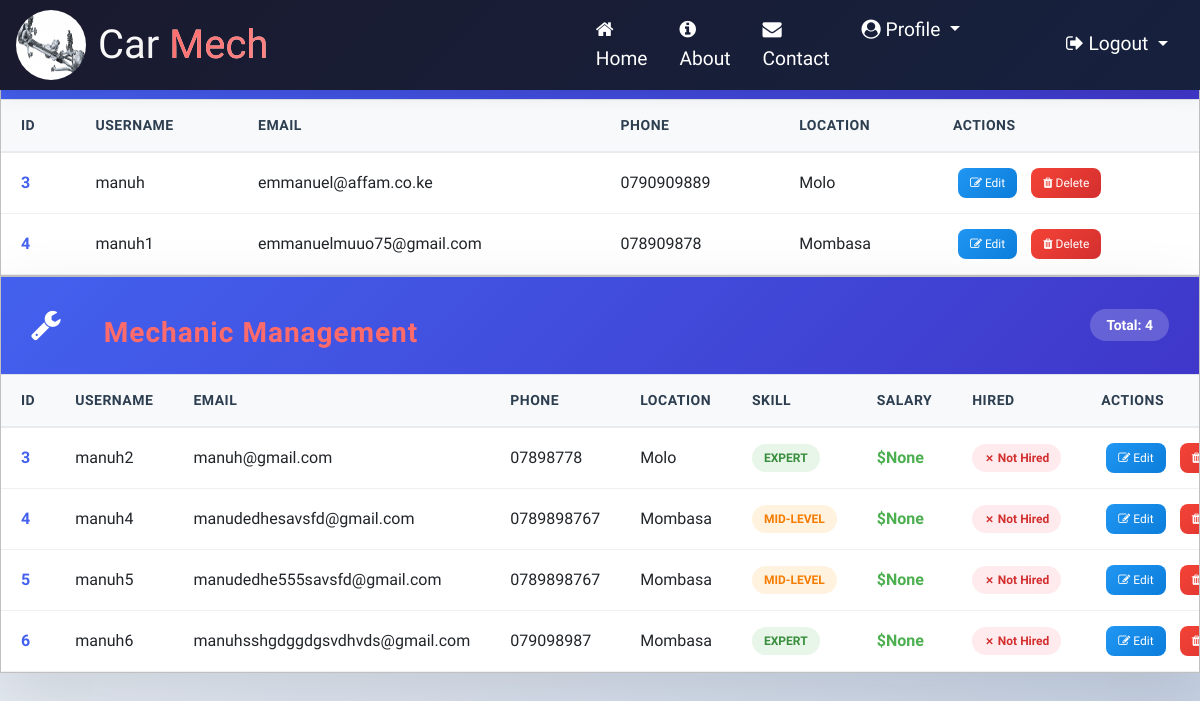
Page /view_personnel/ (signed in) on the earlier database version.
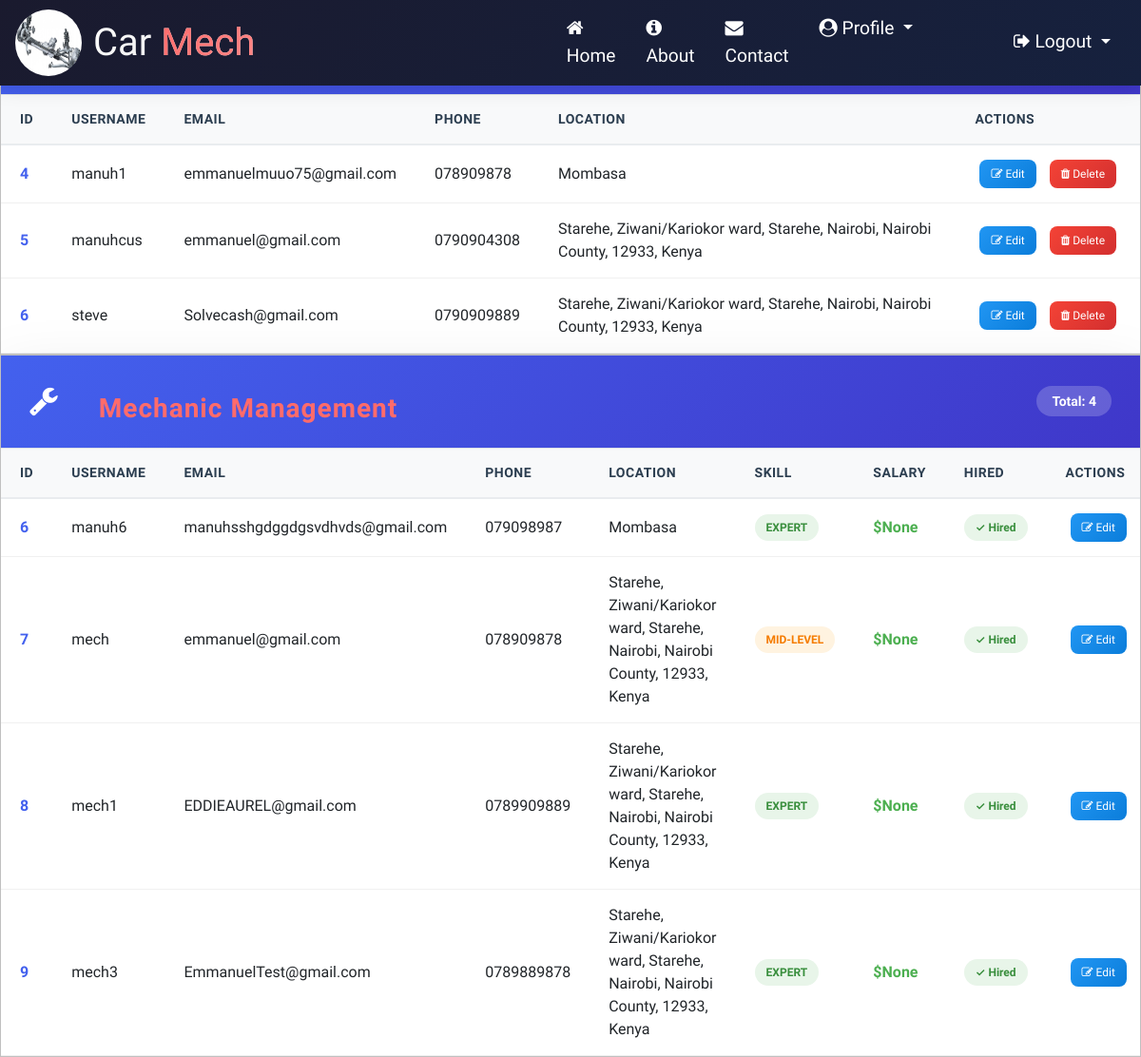
Same page on the later database version.
### vehicle/models.py (models this page shows, shortened)
class Customer(models.Model):
    username = models.CharField(max_length=100)
    password = models.CharField(max_length=100)
    email = models.CharField(max_length=200)
    image = models.ImageField(upload_to="images/", blank=True, null=True)
    location = models.CharField(max_length=255)
    phone = models.CharField(max_length=100, null=False)
    latitude = models.DecimalField(max_digits=9, decimal_places=6, null=True, blank=True)
    longitude = models.DecimalField(max_digits=9, decimal_places=6, null=True, blank=True)
    class Meta:
        verbose_name_plural = "Customer"
    def get_absolute_url(self):
        return reverse('single_customer', kwargs={"id": self.id})
    @property
    def get_person(self):
        return reverse('delete_customer', kwargs={"id": self.id})

class Mechanic(models.Model):
    username = models.CharField(max_length=100)
    password = models.CharField(max_length=100)
    email = models.EmailField(max_length=200, unique=True)
    image = models.ImageField(upload_to="images/", blank=True, null=True)
    location = models.CharField(max_length=255)
    phone = models.CharField(max_length=100, null=False)
    latitude = models.DecimalField(max_digits=9, decimal_places=6, null=True, blank=True)
    longitude = models.DecimalField(max_digits=9, decimal_places=6, null=True, blank=True)
    level = [
        ('Junior', 'Junior'),
        ('Mid-Level', 'Mid-Level'),
        ('Expert', 'Expert')
    ]
    skill = models.CharField(max_length=100, choices=level, null=False)
    salary = models.PositiveIntegerField(null=True)
    hired = models.BooleanField(default=True)
    @property
    def get_person(self):
        return reverse('delete_mechanic', kwargs={"id": self.id})
    def get_absolute_url(self):
        return reverse('single_mechanic', kwargs={"id": self.id})
    class Meta:
        verbose_name_plural = "Mechanic"

### vehicle/views.py (the view)
# urls.py: path("view_personnel/", views.admin_view_all_personnel, name='view_personnel'),
def admin_view_all_personnel(request):
    if request.session.get('username', None) and request.session.get('type', None) == 'mechanic':
        return redirect('user_dashboard')
    if request.session.get('username', None) and request.session.get('type', None) == 'customer':
        return redirect('mechanic_dashboard')
    if request.session.get('username', None) and request.session.get('type', None) == 'admin':
        customer = Customer.objects.all()
        mechanic = Mechanic.objects.all()
        context = {
            "customer": customer,
            "mechanic": mechanic,
        }
        return render(request, "admin/view_personnel.html", context)
    else:
        return redirect('admin_login')

### templates/admin/view_personnel.html (shortened to what this page needs)
{% extends "others/base1.html" %}
{% load static %}
{% block name %}
<div class="person-fullwidth">
    <div class="person-body customer-section">
        <div class="section-header">
            <div class="section-title">
                <h1>Customer Management</h1>
            </div>
            <div class="section-stats">
                <span class="stat-badge">Total: {{ customer|length }}</span>
            </div>
        </div>
        <div class="table-responsive">
            <table class="table table-hover">
                <thead>
                    <tr>
                        <th>ID</th>
                        <th>Username</th>
                        <th>Email</th>
                        <th>Phone</th>
                        <th>Location</th>
                        <th>Actions</th>
                    </thead>
                <tbody>
                    {% for instance in customer %}
                    <tr id="customer-row-{{ instance.id }}">
                        <td class="id-cell">{{ instance.id }}</td>
                        <td>{{ instance.username }}</td>
                        <td>{{ instance.email }}</td>
                        <td>{{ instance.phone }}</td>
                        <td>{{ instance.location }}</td>
                        <td class="action-buttons">
                            <a class="btn-edit" href="{{ instance.get_absolute_url }}">
                                <i class="fa fa-edit"></i> Edit
                            </a>
                            <a class="btn-delete" href="{{ instance.get_person }}" data-name="{{ instance.username }}" data-type="customer" data-id="{{ instance.id }}">
                                <i class="fa fa-trash"></i> Delete
                            </a>
                        </td>
                    </tr>
                    {% endfor %}
                </tbody>
            </table>
        </div>
    </div>
    <div class="person-body mechanic-section">
        <div class="section-header">
            <div class="section-title">
                <i class="fa fa-wrench"></i>
                <h1>Mechanic Management</h1>
            </div>
            <div class="section-stats">
                <span class="stat-badge">Total: {{ mechanic|length }}</span>
            </div>
        </div>
        <div class="table-responsive">
            <table class="table table-hover">
                <thead>
                    <tr>
                        <th>ID</th>
                        <th>Username</th>
                        <th>Email</th>
                        <th>Phone</th>
                        <th>Location</th>
                        <th>Skill</th>
                        <th>Salary</th>
                        <th>Hired</th>
                        <th>Actions</th>
                    </thead>
                <tbody>
                    {% for instance in mechanic %}
                    <tr id="mechanic-row-{{ instance.id }}">
                        <td class="id-cell">{{ instance.id }}</td>
                        <td>{{ instance.username }}</td>
                        <td>{{ instance.email }}</td>
                        <td>{{ instance.phone }}</td>
                        <td>{{ instance.location }}</td>
                        <td>
                            <span class="skill-badge {{ instance.skill|lower }}">
                                {{ instance.skill }}
                            </span>
                        </td>
                        <td class="salary-cell">${{ instance.salary }}</td>
                        <td>
                            {% if instance.hired %}
                                <span class="status-badge hired">✓ Hired</span>
                            {% else %}
                                <span class="status-badge not-hired">✗ Not Hired</span>
                            {% endif %}
                        </td>
                        <td class="action-buttons">
                            <a class="btn-edit" href="{{ instance.get_absolute_url }}">
                                <i class="fa fa-edit"></i> Edit
                            </a>
                            <a class="btn-delete" href="{{ instance.get_person }}" data-name="{{ instance.username }}" data-type="mechanic" data-id="{{ instance.id }}">
                                <i class="fa fa-trash"></i> Delete
                            </a>
                        </td>
                    </tr>
                    {% endfor %}
                </tbody>
            </table>
        </div>
    </div>
</div>
{% endblock %}

### templates/others/base1.html (shortened to what this page needs)
{% load static %}
<!DOCTYPE html>
<html lang="en">
<head>
      <link rel="stylesheet" type="text/css" href="{% static 'fonts/icomoon/style.css' %}">
        <link href="https://stackpath.bootstrapcdn.com/font-awesome/4.7.0/css/font-awesome.min.css"  rel="stylesheet">
      <link rel="stylesheet" type="text/css" href="{% static 'css/owl.carousel.min.css' %}">
      <link rel="stylesheet" type="text/css" href="{% static 'css/bootstrap.min.css' %}">
      <link rel="stylesheet" type="text/css" href="{% static 'css/style.css' %}">
      <link rel="stylesheet" type="text/css" href="{% static 'css/aos.css' %}">
      <link rel="stylesheet" type="text/css" href="{% static 'main.css' %}">
      <link rel="stylesheet" type="text/css" href="{% static 'style.css' %}">
</head>
<body>
     {% include 'others/navbar.html' %}
     {% block name %}
     {% endblock %}
</body>
</html>

### templates/others/navbar.html (shortened to what this page needs)
{% load static %}
<body>
<header role="banner" id="nav">
    <nav class="navbar navbar-expand-md navbar-grey bg-dark">
        <div class="container">
            <div class="logo-container">
                <div class="logo-wrapper">
                    <img width="70px" height="70px" style="border-radius: 60%;" src="{% static 'images/sus.jpg' %}" alt="Stevoh Logo">
                </div>
                <span class="brand-text">
                    Car <span>Mech</span>
                </span>
            </div>
            <div class="collapse navbar-collapse" id="navbarsExample05">
                <ul class="navbar-nav ml-auto pl-lg-5 pl-0">
                    <li class="nav-item">
                        <a class="nav-link" href="{% url 'home' %}"
                           style="font-family: 'Rajdhani', sans-serif; font-size: 1.2rem; font-weight: 400;">
                            <i class="fa fa-home"></i> Home
                        </a>
                    </li>
                    <li class="nav-item">
                        <a class="nav-link" href="{% url 'about' %}"
                           style="font-family: 'Rajdhani', sans-serif; font-size: 1.2rem; font-weight: 400;">
                            <i class="fa fa-info-circle"></i> About
                        </a>
                    </li>
                    <li class="nav-item">
                        <a class="nav-link" href="{% url 'contact' %}"
                           style="font-family: 'Rajdhani', sans-serif; font-size: 1.2rem; font-weight: 400;">
                            <i class="fa fa-envelope"></i> Contact
                        </a>
                    </li>
                    <li class="nav-item dropdown">
                        <a class="nav-link dropdown-toggle" href="#"
                           data-toggle="dropdown" aria-haspopup="true" aria-expanded="false"
                           style="font-family: 'Rajdhani', sans-serif;
                           font-size: 1.2rem; font-weight: 400;">
                            <i class="fa fa-user-circle"></i> Profile
                        </a>
                    </li>
                </ul>
                <ul class="navbar-nav ml-auto pl-lg-5 pl-0">
                    <li class="nav-item dropdown">
                        <a class="nav-link dropdown-toggle" href="#" data-toggle="dropdown"
                           aria-haspopup="true" aria-expanded="false"
                           style="font-family: 'Rajdhani',
                           sans-serif; font-size: 1.2rem; font-weight: 400;">
                            <i class="fa fa-sign-out"></i> Logout
                        </a>
                    </li>
                </ul>
            </div>
        </div>
    </nav>
</header>
</body>

### static/css/style.css (style rules this page uses)
body { font-family: "Quicksand", -apple-system, BlinkMacSystemFont, "Segoe UI", Roboto, "Helvetica Neue", Arial, "Noto Sans", sans-serif, "Apple Color Emoji", "Segoe UI Emoji", "Segoe UI Symbol", "Noto Color Emoji"; background-color: #fff; position: relative; }
body:before { content: ""; position: absolute; top: 0; left: 0; right: 0; bottom: 0; background: rgba(0, 0, 0, 0.5); -webkit-transition: .3s all ease; -o-transition: .3s all ease; transition: .3s all ease; opacity: 0; visibility: hidden; z-index: 1; }
h1, h2, h3, h4, h5, h6, .h1, .h2, .h3, .h4, .h5, .h6 { font-family: "Quicksand", -apple-system, BlinkMacSystemFont, "Segoe UI", Roboto, "Helvetica Neue", Arial, "Noto Sans", sans-serif, "Apple Color Emoji", "Segoe UI Emoji", "Segoe UI Symbol", "Noto Color Emoji"; }
a { -webkit-transition: .3s all ease; -o-transition: .3s all ease; transition: .3s all ease; }
a, a:hover { text-decoration: none !important; }

### static/main.css (style rules this page uses)
html, body { overflow-x: hidden; }
.navbar-nav .nav-item a { font-family: 'Rajdhani', sans-serif; font-weight: 400; color: white; font-size: 1.2rem; }

### static/style.css (style rules this page uses)
.status-body h1, .person-body h1 { text-align: left; font-size: 1.2rem; padding: 0.5em 1em 0 1em; font-family: 'Rajdhani', sans-serif; color: #222; font-weight: 900; letter-spacing: 0.125rem; margin-bottom: 0; }
.person-body h1 { margin-bottom: 4%; font-size: 1.7rem; text-align: center; color: rgb(255, 107, 107); }
.person-body { margin-top: 10%; border: 1px solid silver; box-shadow: rgba(0, 0, 0, 0.24) 0px 3px 8px; margin-right: 10px; margin-left: 10px; margin-bottom: 10px; }

### templates/others/navbar.html (style rules this page uses)
.navbar { position: fixed; top: 0; left: 0; right: 0; z-index: 1000; transition: all 0.3s ease; }
body { padding-top: 80px; }
.navbar-grey.bg-dark { background: linear-gradient(135deg, #1a1a2e 0%, #16213e 100%) !important; box-shadow: 0 4px 20px rgba(0, 0, 0, 0.1); }
.logo-container { display: flex; align-items: center; gap: 12px; position: relative; }
.logo-wrapper { position: relative; display: inline-block; width: auto; height: auto; cursor: pointer; }
.logo-wrapper img { transition: all 0.3s ease; border-radius: 60%; }
.brand-text { font-family: 'Great Vibes', cursive; font-size: 2.5rem; background: linear-gradient(135deg, #ffffff, #e0e0e0); -webkit-background-clip: text; background-clip: text; color: transparent; transition: all 0.3s ease; }
.brand-text span { background: linear-gradient(135deg, #ff6b6b, #ff8787); -webkit-background-clip: text; background-clip: text; color: transparent; }
.nav-link { position: relative; transition: all 0.3s ease; padding: 0.5rem 1rem !important; color: white !important; }
.nav-link::before { content: ''; position: absolute; bottom: 0; left: 50%; transform: translateX(-50%); width: 0; height: 2px; background: linear-gradient(90deg, #ff6b6b, #ff8787); transition: width 0.3s ease; }
.dropdown-toggle { color: white !important; }

Differences in the rows shown:
removed Customer: id "3", username "manuh", email "emmanuel@affam.co.ke", phone "0790909889", location "Molo"
removed Mechanic: id "3", username "manuh2", email "manuh@gmail.com", phone "07898778", location "Molo", skill "EXPERT", salary "None", hired "✗ Not Hired"
removed Mechanic: id "4", username "manuh4", email "manudedhesavsfd@gmail.com", phone "0789898767", location "Mombasa", skill "MID-LEVEL", salary "None", hired "✗ Not Hired"
removed Mechanic: id "5", username "manuh5", email "manudedhe555savsfd@gmail.com", phone "0789898767", location "Mombasa", skill "MID-LEVEL", salary "None", hired "✗ Not Hired"
added Customer: id "5", username "manuhcus", email "emmanuel@gmail.com", phone "0790904308", location "Starehe, Ziwani/Kariokor ward, Starehe, Nairobi, Nairobi County, 12933, Kenya"
added Customer: id "6", username "steve", email "Solvecash@gmail.com", phone "0790909889", location "Starehe, Ziwani/Kariokor ward, Starehe, Nairobi, Nairobi County, 12933, Kenya"
changed Mechanic "manuh6": hired "✗ Not Hired" → "✓ Hired"
added Mechanic: id "7", username "mech", email "emmanuel@gmail.com", phone "078909878", location "Starehe, Ziwani/Kariokor ward, Starehe, Nairobi, Nairobi County, 12933, Kenya", skill "MID-LEVEL", salary "None", hired "✓ Hired"
added Mechanic: id "8", username "mech1", email "EDDIEAUREL@gmail.com", phone "0789909889", location "Starehe, Ziwani/Kariokor ward, Starehe, Nairobi, Nairobi County, 12933, Kenya", skill "EXPERT", salary "None", hired "✓ Hired"
added Mechanic: id "9", username "mech3", email "EmmanuelTest@gmail.com", phone "0789889878", location "Starehe, Ziwani/Kariokor ward, Starehe, Nairobi, Nairobi County, 12933, Kenya", skill "EXPERT", salary "None", hired "✓ Hired"
Other differences:
{{ customer|length }}: "2" → "3"
